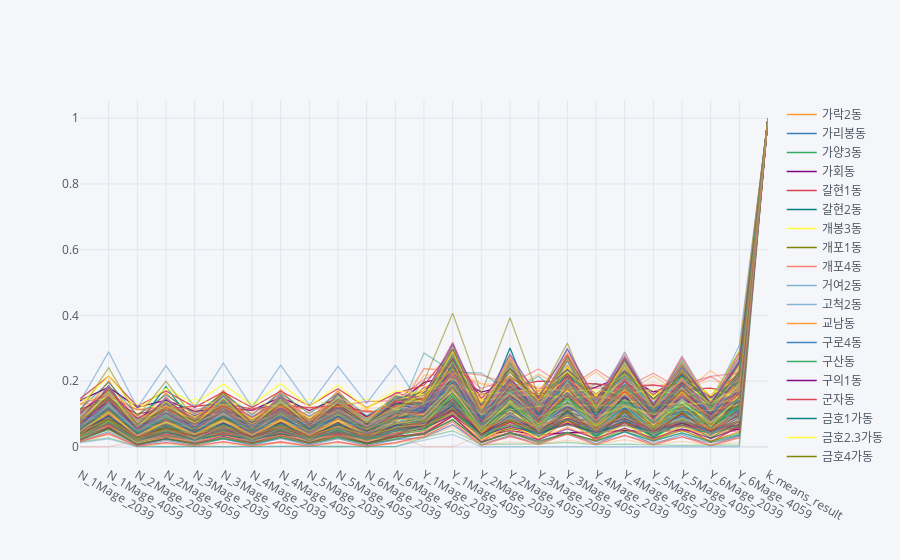

Source (notebook cell):
### Code cell
data_scale.query("k_means_result == 1").T.iplot()
